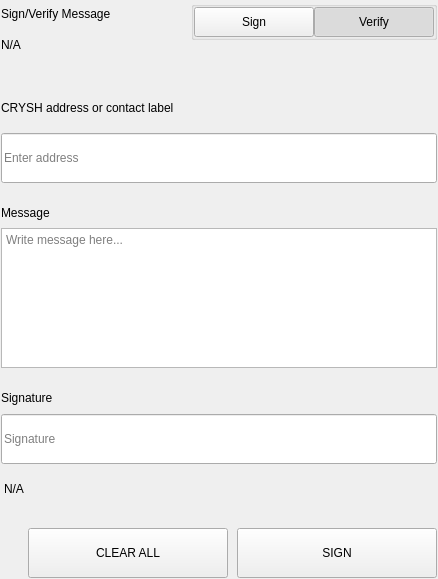
<?xml version="1.0" encoding="UTF-8"?>
<ui version="4.0">
 <class>SettingsSignMessageWidgets</class>
 <widget class="QWidget" name="SettingsSignMessageWidgets">
  <property name="geometry">
   <rect>
    <x>0</x>
    <y>0</y>
    <width>438</width>
    <height>579</height>
   </rect>
  </property>
  <property name="windowTitle">
   <string>Form</string>
  </property>
  <layout class="QVBoxLayout" name="verticalLayout">
   <property name="spacing">
    <number>0</number>
   </property>
   <property name="leftMargin">
    <number>0</number>
   </property>
   <property name="topMargin">
    <number>0</number>
   </property>
   <property name="rightMargin">
    <number>0</number>
   </property>
   <property name="bottomMargin">
    <number>0</number>
   </property>
   <item>
    <widget class="QWidget" name="left" native="true">
     <layout class="QVBoxLayout" name="verticalLayout_3">
      <property name="leftMargin">
       <number>0</number>
      </property>
      <property name="topMargin">
       <number>0</number>
      </property>
      <property name="rightMargin">
       <number>0</number>
      </property>
      <property name="bottomMargin">
       <number>0</number>
      </property>
      <item>
       <widget class="QWidget" name="container_sign" native="true">
        <layout class="QVBoxLayout" name="verticalLayout_2">
         <property name="spacing">
          <number>0</number>
         </property>
         <property name="leftMargin">
          <number>1</number>
         </property>
         <property name="topMargin">
          <number>1</number>
         </property>
         <property name="rightMargin">
          <number>1</number>
         </property>
         <property name="bottomMargin">
          <number>1</number>
         </property>
         <item>
          <layout class="QHBoxLayout" name="horizontalLayout_3" stretch="3,1">
           <property name="spacing">
            <number>40</number>
           </property>
           <item>
            <layout class="QVBoxLayout" name="verticalLayoutTitle">
             <property name="spacing">
              <number>5</number>
             </property>
             <item>
              <widget class="QLabel" name="labelTitle">
               <property name="text">
                <string>Sign/Verify Message</string>
               </property>
              </widget>
             </item>
             <item>
              <widget class="QLabel" name="labelSubtitle1">
               <property name="text">
                <string notr="true">N/A</string>
               </property>
               <property name="wordWrap">
                <bool>true</bool>
               </property>
              </widget>
             </item>
            </layout>
           </item>
           <item alignment="Qt::AlignRight|Qt::AlignTop">
            <widget class="QWidget" name="containerSwitch" native="true">
             <property name="styleSheet">
              <string notr="true">#containerSwitch{
	padding-top:9px;
}</string>
             </property>
             <layout class="QVBoxLayout" name="verticalLayout_6">
              <property name="spacing">
               <number>4</number>
              </property>
              <property name="leftMargin">
               <number>0</number>
              </property>
              <property name="topMargin">
               <number>0</number>
              </property>
              <property name="rightMargin">
               <number>0</number>
              </property>
              <property name="bottomMargin">
               <number>0</number>
              </property>
              <item alignment="Qt::AlignRight">
               <widget class="QGroupBox" name="groupBox">
                <property name="sizePolicy">
                 <sizepolicy hsizetype="Fixed" vsizetype="Preferred">
                  <horstretch>0</horstretch>
                  <verstretch>0</verstretch>
                 </sizepolicy>
                </property>
                <property name="title">
                 <string/>
                </property>
                <property name="alignment">
                 <set>Qt::AlignRight|Qt::AlignTop|Qt::AlignTrailing</set>
                </property>
                <layout class="QHBoxLayout" name="horizontalLayout_4">
                 <property name="spacing">
                  <number>0</number>
                 </property>
                 <property name="leftMargin">
                  <number>0</number>
                 </property>
                 <property name="topMargin">
                  <number>0</number>
                 </property>
                 <property name="rightMargin">
                  <number>0</number>
                 </property>
                 <property name="bottomMargin">
                  <number>0</number>
                 </property>
                 <item>
                  <widget class="QPushButton" name="pushSign">
                   <property name="minimumSize">
                    <size>
                     <width>120</width>
                     <height>30</height>
                    </size>
                   </property>
                   <property name="maximumSize">
                    <size>
                     <width>120</width>
                     <height>30</height>
                    </size>
                   </property>
                   <property name="focusPolicy">
                    <enum>Qt::NoFocus</enum>
                   </property>
                   <property name="text">
                    <string>Sign</string>
                   </property>
                   <property name="checkable">
                    <bool>true</bool>
                   </property>
                   <property name="autoExclusive">
                    <bool>true</bool>
                   </property>
                  </widget>
                 </item>
                 <item>
                  <widget class="QPushButton" name="pushVerify">
                   <property name="minimumSize">
                    <size>
                     <width>120</width>
                     <height>30</height>
                    </size>
                   </property>
                   <property name="maximumSize">
                    <size>
                     <width>120</width>
                     <height>30</height>
                    </size>
                   </property>
                   <property name="focusPolicy">
                    <enum>Qt::NoFocus</enum>
                   </property>
                   <property name="text">
                    <string>Verify</string>
                   </property>
                   <property name="checkable">
                    <bool>true</bool>
                   </property>
                   <property name="checked">
                    <bool>true</bool>
                   </property>
                   <property name="autoExclusive">
                    <bool>true</bool>
                   </property>
                  </widget>
                 </item>
                </layout>
               </widget>
              </item>
              <item alignment="Qt::AlignHCenter|Qt::AlignTop">
               <widget class="QLabel" name="labelSubtitleSwitch">
                <property name="text">
                 <string/>
                </property>
                <property name="alignment">
                 <set>Qt::AlignRight|Qt::AlignTrailing|Qt::AlignVCenter</set>
                </property>
               </widget>
              </item>
             </layout>
            </widget>
           </item>
          </layout>
         </item>
         <item>
          <spacer name="verticalSpacer_2">
           <property name="orientation">
            <enum>Qt::Vertical</enum>
           </property>
           <property name="sizeType">
            <enum>QSizePolicy::Fixed</enum>
           </property>
           <property name="sizeHint" stdset="0">
            <size>
             <width>20</width>
             <height>40</height>
            </size>
           </property>
          </spacer>
         </item>
         <item>
          <widget class="QWidget" name="containerAddress" native="true">
           <property name="sizePolicy">
            <sizepolicy hsizetype="Preferred" vsizetype="Fixed">
             <horstretch>0</horstretch>
             <verstretch>0</verstretch>
            </sizepolicy>
           </property>
           <layout class="QVBoxLayout" name="verticalLayout_5" stretch="0,0">
            <property name="spacing">
             <number>15</number>
            </property>
            <property name="leftMargin">
             <number>0</number>
            </property>
            <property name="topMargin">
             <number>0</number>
            </property>
            <property name="rightMargin">
             <number>0</number>
            </property>
            <property name="bottomMargin">
             <number>0</number>
            </property>
            <item>
             <widget class="QLabel" name="labelSubtitleAddress">
              <property name="minimumSize">
               <size>
                <width>0</width>
                <height>20</height>
               </size>
              </property>
              <property name="maximumSize">
               <size>
                <width>16777215</width>
                <height>20</height>
               </size>
              </property>
              <property name="text">
               <string>CRYSH address or contact label</string>
              </property>
             </widget>
            </item>
            <item>
             <widget class="QLineEdit" name="addressIn_SM">
              <property name="minimumSize">
               <size>
                <width>0</width>
                <height>50</height>
               </size>
              </property>
              <property name="maximumSize">
               <size>
                <width>16777215</width>
                <height>50</height>
               </size>
              </property>
              <property name="placeholderText">
               <string>Enter address</string>
              </property>
             </widget>
            </item>
           </layout>
          </widget>
         </item>
         <item>
          <spacer name="verticalSpacer_3">
           <property name="orientation">
            <enum>Qt::Vertical</enum>
           </property>
           <property name="sizeType">
            <enum>QSizePolicy::Fixed</enum>
           </property>
           <property name="sizeHint" stdset="0">
            <size>
             <width>20</width>
             <height>20</height>
            </size>
           </property>
          </spacer>
         </item>
         <item>
          <layout class="QVBoxLayout" name="verticalLayout_9">
           <property name="spacing">
            <number>5</number>
           </property>
           <item>
            <widget class="QLabel" name="labelSubtitleMessage">
             <property name="minimumSize">
              <size>
               <width>0</width>
               <height>20</height>
              </size>
             </property>
             <property name="maximumSize">
              <size>
               <width>16777215</width>
               <height>20</height>
              </size>
             </property>
             <property name="text">
              <string>Message</string>
             </property>
            </widget>
           </item>
           <item>
            <widget class="QPlainTextEdit" name="messageIn_SM">
             <property name="minimumSize">
              <size>
               <width>0</width>
               <height>140</height>
              </size>
             </property>
             <property name="maximumSize">
              <size>
               <width>16777215</width>
               <height>140</height>
              </size>
             </property>
             <property name="placeholderText">
              <string>Write message here...</string>
             </property>
            </widget>
           </item>
          </layout>
         </item>
         <item>
          <spacer name="verticalSpacer_4">
           <property name="orientation">
            <enum>Qt::Vertical</enum>
           </property>
           <property name="sizeType">
            <enum>QSizePolicy::Fixed</enum>
           </property>
           <property name="sizeHint" stdset="0">
            <size>
             <width>20</width>
             <height>20</height>
            </size>
           </property>
          </spacer>
         </item>
         <item>
          <widget class="QWidget" name="widget" native="true">
           <property name="minimumSize">
            <size>
             <width>0</width>
             <height>75</height>
            </size>
           </property>
           <property name="maximumSize">
            <size>
             <width>16777215</width>
             <height>16777215</height>
            </size>
           </property>
           <layout class="QVBoxLayout" name="verticalLayout_4">
            <property name="leftMargin">
             <number>0</number>
            </property>
            <property name="topMargin">
             <number>0</number>
            </property>
            <property name="rightMargin">
             <number>0</number>
            </property>
            <property name="bottomMargin">
             <number>0</number>
            </property>
            <item>
             <widget class="QLabel" name="labelSubtitleSignature">
              <property name="minimumSize">
               <size>
                <width>0</width>
                <height>20</height>
               </size>
              </property>
              <property name="maximumSize">
               <size>
                <width>16777215</width>
                <height>20</height>
               </size>
              </property>
              <property name="text">
               <string>Signature</string>
              </property>
             </widget>
            </item>
            <item>
             <widget class="QLineEdit" name="signatureOut_SM">
              <property name="minimumSize">
               <size>
                <width>0</width>
                <height>50</height>
               </size>
              </property>
              <property name="placeholderText">
               <string>Signature</string>
              </property>
             </widget>
            </item>
           </layout>
          </widget>
         </item>
         <item>
          <widget class="QLabel" name="statusLabel_SM">
           <property name="styleSheet">
            <string notr="true">padding-top:5px;</string>
           </property>
           <property name="text">
            <string notr="true">N/A</string>
           </property>
          </widget>
         </item>
         <item>
          <spacer name="verticalSpacer">
           <property name="orientation">
            <enum>Qt::Vertical</enum>
           </property>
           <property name="sizeType">
            <enum>QSizePolicy::Fixed</enum>
           </property>
           <property name="sizeHint" stdset="0">
            <size>
             <width>20</width>
             <height>20</height>
            </size>
           </property>
          </spacer>
         </item>
         <item>
          <layout class="QHBoxLayout" name="horizontalLayout_7">
           <property name="spacing">
            <number>9</number>
           </property>
           <item>
            <spacer name="horizontalSpacer_5">
             <property name="orientation">
              <enum>Qt::Horizontal</enum>
             </property>
             <property name="sizeType">
              <enum>QSizePolicy::Expanding</enum>
             </property>
             <property name="sizeHint" stdset="0">
              <size>
               <width>40</width>
               <height>20</height>
              </size>
             </property>
            </spacer>
           </item>
           <item>
            <widget class="QPushButton" name="pushButtonClear">
             <property name="minimumSize">
              <size>
               <width>200</width>
               <height>50</height>
              </size>
             </property>
             <property name="focusPolicy">
              <enum>Qt::NoFocus</enum>
             </property>
             <property name="text">
              <string>CLEAR ALL</string>
             </property>
            </widget>
           </item>
           <item>
            <widget class="QPushButton" name="pushButtonSave">
             <property name="minimumSize">
              <size>
               <width>200</width>
               <height>50</height>
              </size>
             </property>
             <property name="maximumSize">
              <size>
               <width>200</width>
               <height>50</height>
              </size>
             </property>
             <property name="focusPolicy">
              <enum>Qt::NoFocus</enum>
             </property>
             <property name="text">
              <string>SIGN</string>
             </property>
            </widget>
           </item>
          </layout>
         </item>
        </layout>
       </widget>
      </item>
     </layout>
    </widget>
   </item>
  </layout>
 </widget>
 <resources/>
 <connections/>
</ui>
